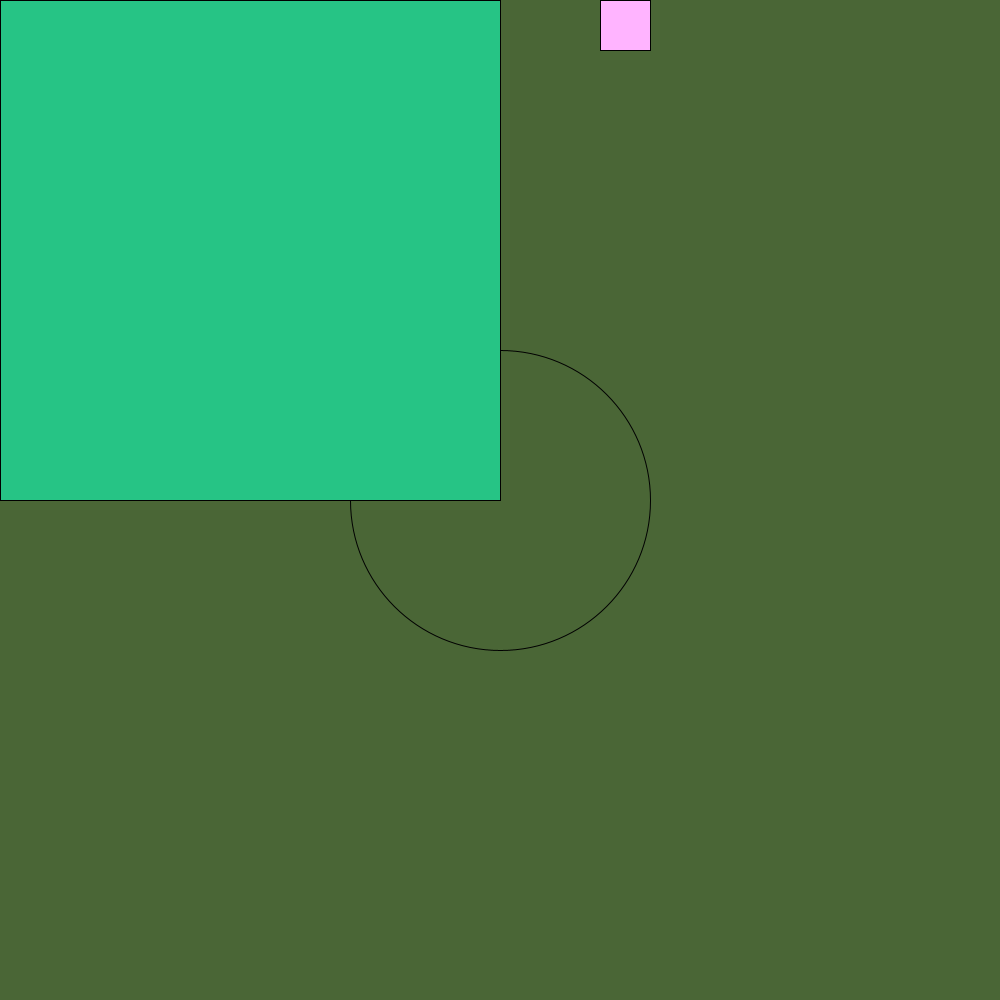
Frame 1 (no input)
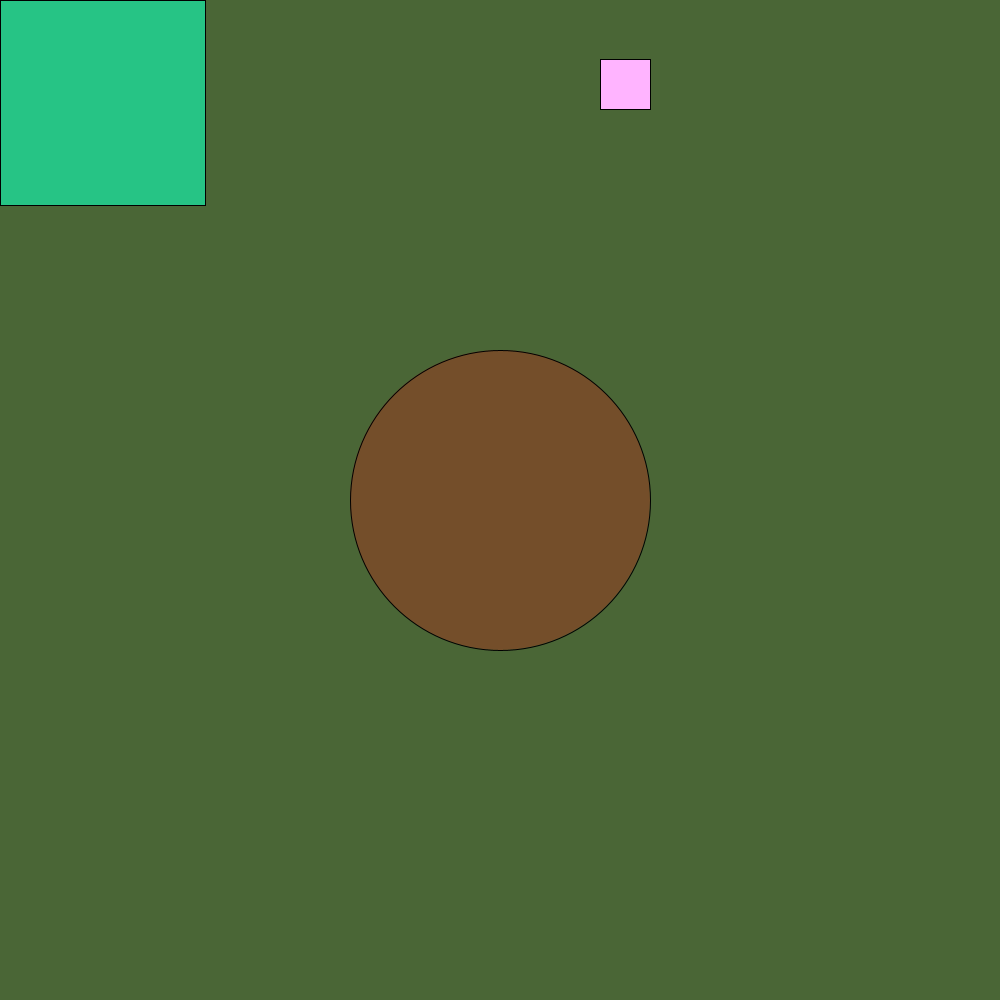
Frame 60 (the mouse pressed at the canvas centre just before this capture)
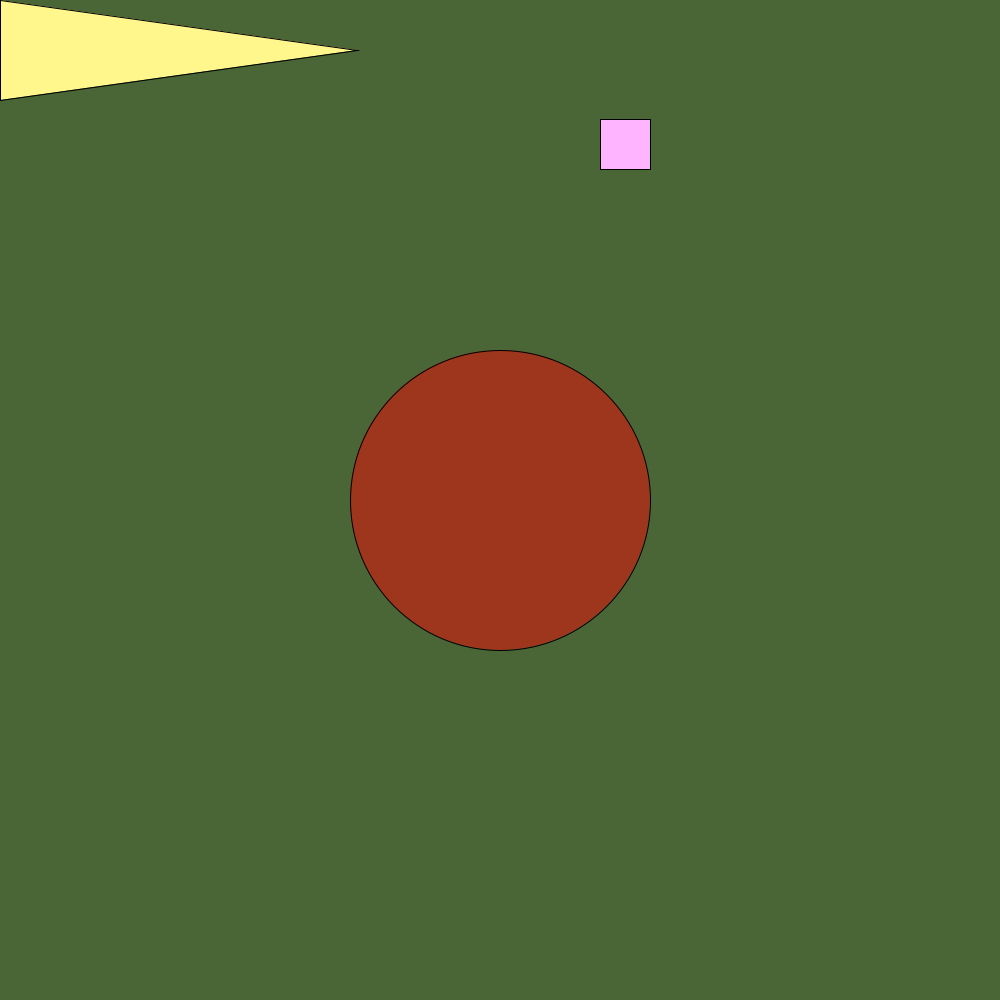
Frame 120 (the mouse held since frame 60 and released just before this capture)

The Processing sketch that drew these frames (run headless with seeded random() and noise(); from frame 60 on, the mouse is pressed at the canvas centre):

// Processing sketch: Reverse_Enginering_Variables_TeddySpencer
// ── Reverse_Enginering_Variables_TeddySpencer.pde
int opacity = 0;
int strech = 0;
int shrink = 500;
int fall = 0;
void setup() {
 size(1000,1000);  
}

void draw() {
  background(74, 102, 54);
  fill(255, 0, 0, opacity);
  circle(500, 500, 300);
  opacity = opacity +1;
  fill(255, 246, 140);
  triangle(0, 0, 0, 100, strech, 50);
  strech = strech +3;
  fill(38, 196, 133);
  square(0, 0, shrink);
  shrink = shrink -5;
  fill(288, 180, 255);
  square(600, fall, 50);
  fall = fall +1;
  
}
